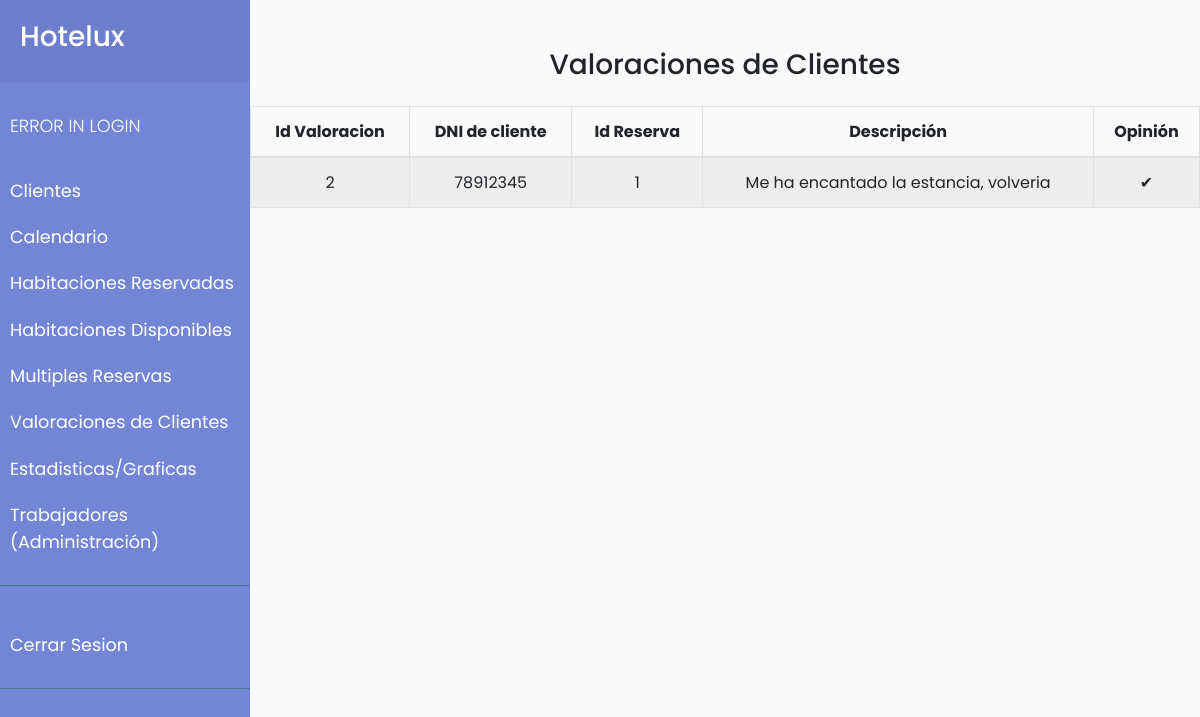
Before: /valoraciones.php with the older database file.
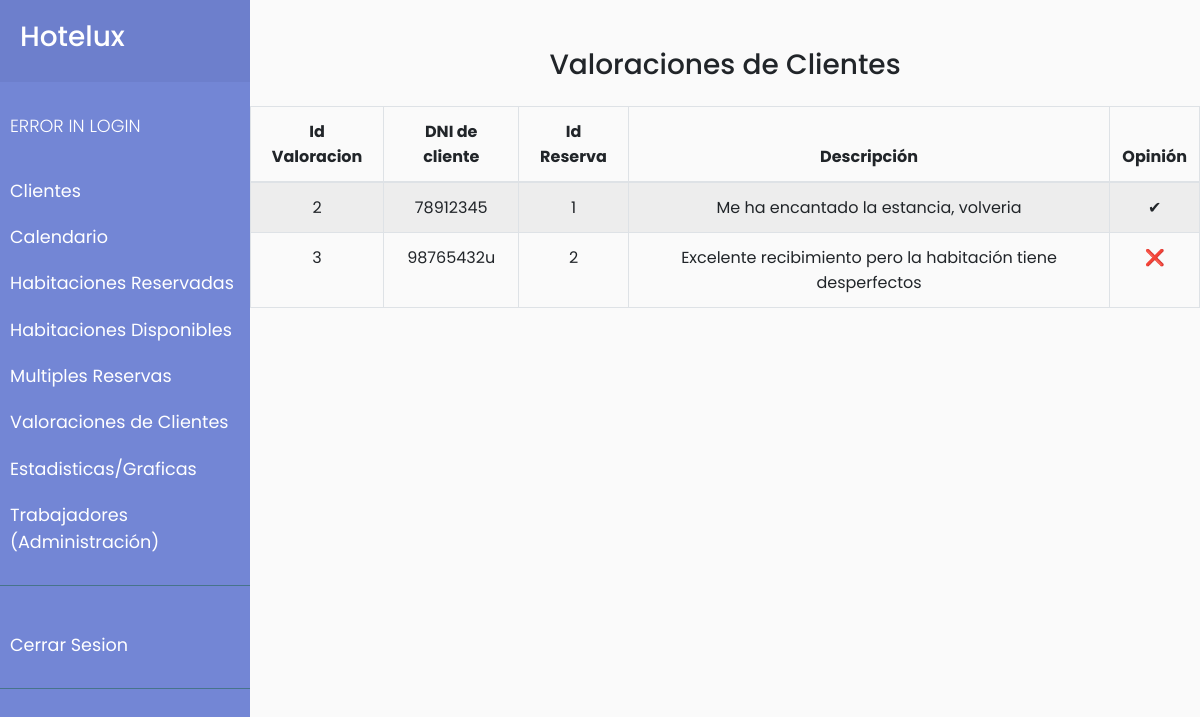
After: the same page with the newer database file.
### tables this page shows
CREATE TABLE IF NOT EXISTS `valoraciones` (
  `IdValoracion` int(11) NOT NULL AUTO_INCREMENT,
  `IdCliente` varchar(9) NOT NULL,
  `IdReserva` int(11) NOT NULL,
  `Description` varchar(500) NOT NULL,
  `Opinion` tinyint(1) NOT NULL,
  PRIMARY KEY (`IdValoracion`),
  KEY `IdReserva` (`IdReserva`)
);

### bbdd.php (called while the page is built, shortened)
<?php
function conecta()
{
    $servername = "localhost";
    $user = "root";
    $password = "";
    $dbname = "hotel_erp";
    $conn = new mysqli($servername, $user, $password, $dbname);
    return $conn;
}
function recogerResenas()
{
    $con = conecta();
    $query = "Select * from valoraciones";
    $result = $con->query($query);
    return $result;
}
?>

### valoraciones.php (the view)
<?php
include "bbdd.php";
include 'cabecera.php';
$consultaValoracion = recogerResenas();
?>
<div class="row">
    <div class="col-12">
        <h3 class="text text-center mt-5 mb-4">Valoraciones de Clientes</h3>
    </div>
    <div class="table-responsive">
        <table id="datos_valoraciones" class="table table-bordered table-striped">
            <thead>
                <tr class="text text-center">
                    <th>Id Valoracion</th>
                    <th>DNI de cliente</th>
                    <th>Id Reserva</th>
                    <th>Descripción</th>
                    <th>Opinión</th>
                </tr>
            </thead>
            <tbody>
                <?php
                $resultset = $consultaValoracion or die("error base de datos:" . mysqli_error($conn));
                while ($row = mysqli_fetch_assoc($resultset)) {
                    if ($row['Opinion'] == 0) {
                        $opinion = '✔';
                    } else {
                        $opinion = '❌';
                    }
                    echo "
                        <tr>
                            <td class='text text-center'>" . $row['IdValoracion'] . "</td>
                            <td class='text text-center'>" . $row['IdCliente'] . "</td>
                            <td class='text text-center'>" . $row['IdReserva'] . "</td>
                            <td class='text text-center'>" . $row['Description'] . "</td>
							<td class='text text-center'>" . $opinion . "</td>
                        </tr>";
                } ?>
            </tbody>
        </table>
    </div>
</div>

Changed rows visible on the page:
added valoraciones: IdValoracion "3", IdCliente "98765432u", IdReserva "2", Description "Excelente recibimiento pero la habitación tiene desperfectos", Opinion "❌"
